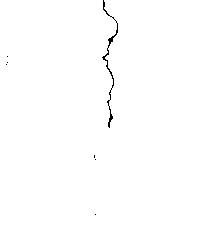
#> input picture 30iter/ima1.png, 212 x 247 px, found by its file name
$ jupyter execute ccrtest2.ipynb
#> lines starting #> are read from the running program, lines starting #| are printed output that depends on the picture; after the words box and inside, x2 and y2 are one past the last pixel; in counts of white or black regions, pixels touching at a corner belong together
[cell 1]
from PIL import Image
import numpy as np
import random
from matplotlib import pyplot as plt
from matplotlib import image as mpimg
import matplotlib.pyplot as plt

[cell 2]
img = Image.open("ima1.png")
#> img is the input picture: PIL image 212x247 RGBA; mean R, G, B, A 253.9, 253.9, 253.9, 255

[cell 3]
img_gray = img.convert("L")
#> img_gray: PIL image 212x247 L; 99.6% white; black in thin lines or dots, all inside (x1, y1, x2, y2) = (6, 0, 118, 215)

img_array = np.array(img_gray)

threshold = 60
binary_matrix = (img_array > threshold).astype(np.uint8)
print(binary_matrix)
#> (printed output is left out)

[cell 4]
neighborhood_size = 1

neighb= neighborhood_size

ematrix = np.pad(binary_matrix, neighb, mode='constant', constant_values=0)
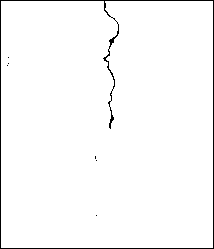
#> ematrix: shape (249, 214); values 0 (black) and 1 (white), 97.9% white; black in thin lines or dots
print(ematrix)
#> (printed output is left out)

[cell 5]
lig, colon = ematrix.shape
#> lig = 249; colon = 214


print("Matrix Height:", lig)
#| Matrix Height: 249
print("Matrix Width:", colon)
#| Matrix Width: 214
